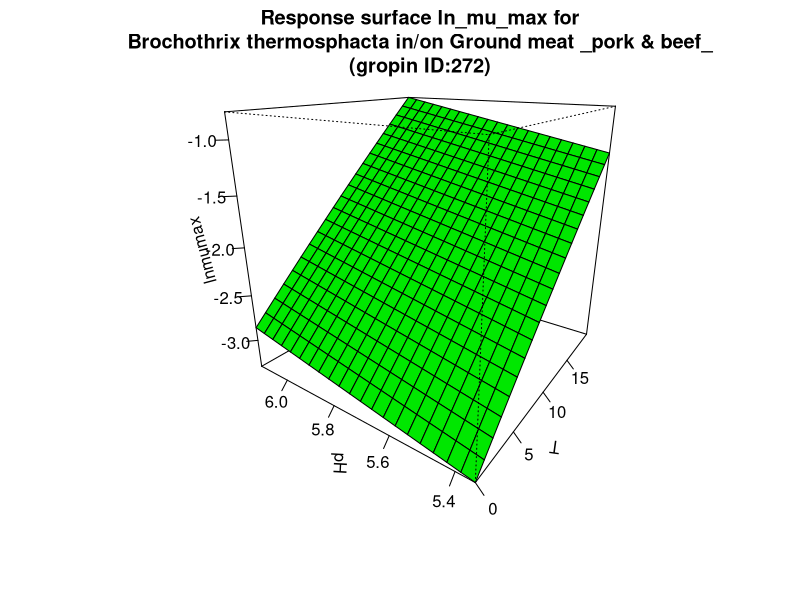

Source code (R):
#############################
# start of Parameter script
#############################
T <- seq(0,19.98001998002,length.out=21)
pH <- seq(5.34534,6.12387612387612,length.out=21)
#############################
# end of Parameter script
#############################
############################# 
# start of Model script Gropin ID 272 
#############################
 
# constant coefficients for this model
mref <- 0.045
dm <- 0.583
Ea <- 69.5
 
variables <- data.frame(T,pH)
argumentsPar <- unique.data.frame(expand.grid(variables))
 
# heart of the model
response_surface <- function(T,pH) {
   mumax <-(log(mref)-dm*(5.7-pH)-(Ea/0.00831)*((1/(T+273))-(1/273)))

	return(mumax=mumax)
} 

# output parameters
responseSurface <- cbind(argumentsPar,response_surface(argumentsPar['T'],argumentsPar['pH']))
colnames(responseSurface) <- c(colnames(argumentsPar),'lnmumax')
#############################
# End of Model script
#############################
############################# 
# start of Visualisation script Gropin ID 272 
#############################
titleText <-'Response surface ln_mu_max for
Brochothrix thermosphacta in/on Ground meat _pork & beef_
(gropin ID:272)'
persp(T,pH,matrix(unlist(responseSurface$'lnmumax'),nrow=21),col = 'green',xlab='T',ylab='pH',zlab='lnmumax',main=titleText,theta=305,phi=20,shade=0.25,ticktype = 'detailed')
#############################
# End of Visualisation script
#############################
